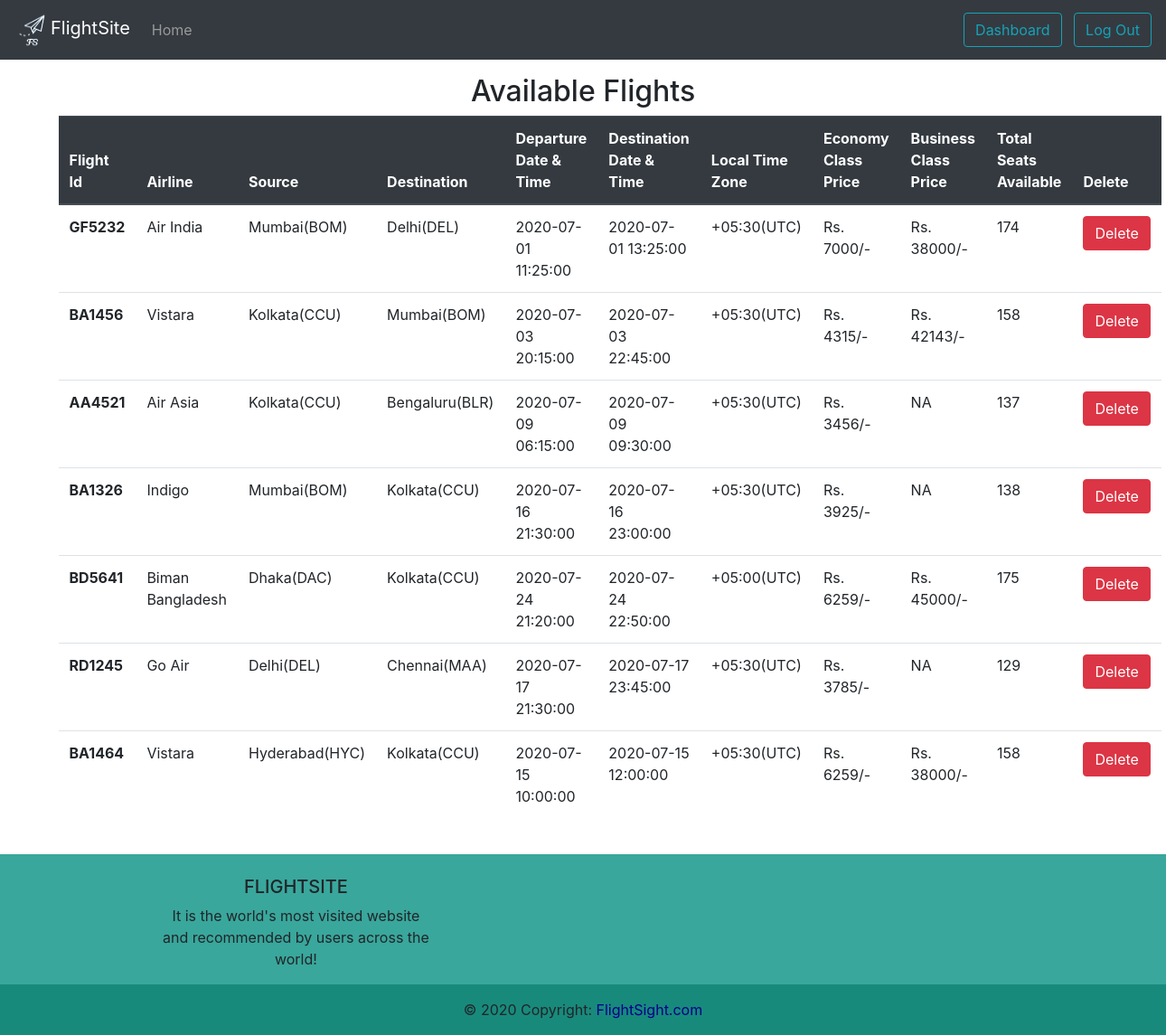
The page /staff_dashboard/E1425897/view_flight on the database its author committed.
### app.py (models this page shows)
class Flights(UserMixin, db.Model):
    fid = db.Column(db.String(6), primary_key=True)
    src = db.Column(db.String(200), nullable=False)
    dest = db.Column(db.String(200), nullable=False)
    arrtime = db.Column(db.DateTime, nullable=False)
    deptime = db.Column(db.DateTime, nullable=False)
    tzone = db.Column(db.String(10), nullable=False)
    eprice = db.Column(db.Integer, nullable=False)
    bprice = db.Column(db.Integer, nullable=False)
    seats = db.Column(db.Integer, nullable=False)
    airline = db.Column(db.String(50), nullable=False)

### app.py (the view)
@app.route('/staff_dashboard/<string:empid>/view_flight', methods=['GET','POST'])
def view_flight(empid):
    flights = Flights.query.all()
    return render_template('view_flight.html', empid=empid, flights=flights)

### templates/view_flight.html (shortened to what this page needs)
{% extends 'base.html' %}
{% block head %}
  <link type="text/css" rel="stylesheet" href="{{ url_for('static', filename='css/style.css') }}">
{% endblock %}
{% block log_buttons %}
<form class="pull-right">
  <a class="btn btn-outline-info" href="{{ url_for('staff_dashboard', empid=empid) }}">Dashboard</a>
  <button type="button" class="btn btn-outline-info" data-toggle="modal" data-target="#logoutModal">
    Log Out
  </button>
</form>
{% endblock %}
{% block body %}
<p>
  <h2 style="text-align: center;">Available Flights</h2>
    <div  style="margin-left: 5%; margin-right: 5%;">
      <table class="table">
        <thead class="thead-dark">
          <tr>
            <th scope="col">Flight Id</th>
            <th scope="col">Airline</th>
            <th scope="col">Source</th>
            <th scope="col">Destination</th>
            <th scope="col">Departure Date & Time</th>
            <th scope="col">Destination Date & Time</th>
            <th scope="col">Local Time Zone</th>
            <th scope="col">Economy Class Price</th>
            <th scope="col">Business Class Price</th>
            <th scope="col">Total Seats Available</th>
            <th scope="col">Delete</th>
          </tr>
        </thead>
        <tbody>
          {% for f in flights %}
            <tr>
              <th scope="row">{{f.fid}}</th>
              <td>{{f.airline}}</td>
              <td>{{f.src}}</td>
              <td>{{f.dest}}</td>
              <td>{{f.arrtime}}</td>
              <td>{{f.deptime}}</td>
              <td>{{f.tzone}}(UTC)</td>
              <td>Rs. {{f.eprice}}/-</td>
              {% if f.bprice %}
              <td>Rs. {{f.bprice}}/-</td>
              {% else %}
              <td>NA</td>
              {% endif %}
              <td>{{f.seats}}</td>
              <td><a class="btn btn-danger" href="{{ url_for('del_flight', empid=empid, fid=f.fid) }}">Delete</a></td>
            </tr>
          {% endfor %}
      </table>
    </div>
</p>
{% endblock %}

### static/css/style.css (style rules this page uses)
body { height:100vh; min-height:550px; background-repeat: no-repeat; background-size:cover; background-position:center; position:relative; }
a { text-decoration:none; color:#444444; }
a { text-decoration:none; color:#2c7715; }

### rows shown on the page
Flights: fid "GF5232", airline "Air India", src "Mumbai(BOM)", dest "Delhi(DEL)", arrtime "2020-07-01 11:25:00", deptime "2020-07-01 13:25:00", tzone "+05:30", eprice "7000", bprice "38000", seats "174"
Flights: fid "BA1456", airline "Vistara", src "Kolkata(CCU)", dest "Mumbai(BOM)", arrtime "2020-07-03 20:15:00", deptime "2020-07-03 22:45:00", tzone "+05:30", eprice "4315", bprice "42143", seats "158"
Flights: fid "AA4521", airline "Air Asia", src "Kolkata(CCU)", dest "Bengaluru(BLR)", arrtime "2020-07-09 06:15:00", deptime "2020-07-09 09:30:00", tzone "+05:30", eprice "3456", bprice "NA", seats "137"
Flights: fid "BA1326", airline "Indigo", src "Mumbai(BOM)", dest "Kolkata(CCU)", arrtime "2020-07-16 21:30:00", deptime "2020-07-16 23:00:00", tzone "+05:30", eprice "3925", bprice "NA", seats "138"
Flights: fid "BD5641", airline "Biman Bangladesh", src "Dhaka(DAC)", dest "Kolkata(CCU)", arrtime "2020-07-24 21:20:00", deptime "2020-07-24 22:50:00", tzone "+05:00", eprice "6259", bprice "45000", seats "175"
Flights: fid "RD1245", airline "Go Air", src "Delhi(DEL)", dest "Chennai(MAA)", arrtime "2020-07-17 21:30:00", deptime "2020-07-17 23:45:00", tzone "+05:30", eprice "3785", bprice "NA", seats "129"
Flights: fid "BA1464", airline "Vistara", src "Hyderabad(HYC)", dest "Kolkata(CCU)", arrtime "2020-07-15 10:00:00", deptime "2020-07-15 12:00:00", tzone "+05:30", eprice "6259", bprice "38000", seats "158"
